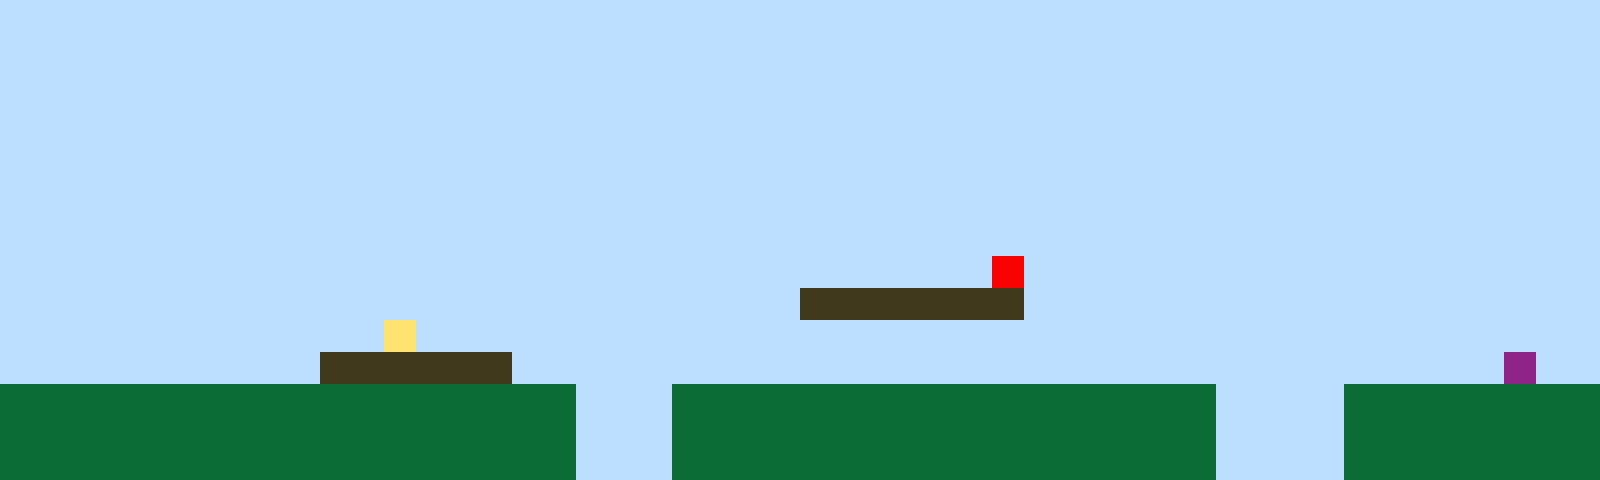

The image is a tile-based game level rendered from a .tmx file. Its description and complete source (layers, tilesets, objects, tile grids) follow:
An orthogonal 50x15 tile map with 32x32 px tiles, 1 tile layer (Tile Layer 1).

<map version="1.10" tiledversion="1.11.2" orientation="orthogonal" renderorder="right-up" width="50" height="15" tilewidth="32" tileheight="32" infinite="0" nextlayerid="2" nextobjectid="1"><editorsettings><export target="map1.csv" format="csv" /></editorsettings><tileset firstgid="1" name="sprites" tilewidth="32" tileheight="32" tilecount="6" columns="3"><image source="sprites.png" width="96" height="64" /></tileset><layer id="1" name="Tile Layer 1" width="50" height="15"><data encoding="csv">1,1,1,1,1,1,1,1,1,1,1,1,1,1,1,1,1,1,1,1,1,1,1,1,1,1,1,1,1,1,1,1,1,1,1,1,1,1,1,1,1,1,1,1,1,1,1,1,1,1,1,1,1,1,1,1,1,1,1,1,1,1,1,1,1,1,1,1,1,1,1,1,1,1,1,1,1,1,1,1,1,1,1,1,1,1,1,1,1,1,1,1,1,1,1,1,1,1,1,1,1,1,1,1,1,1,1,1,1,1,1,1,1,1,1,1,1,1,1,1,1,1,1,1,1,1,1,1,1,1,1,1,1,1,1,1,1,1,1,1,1,1,1,1,1,1,1,1,1,1,1,1,1,1,1,1,1,1,1,1,1,1,1,1,1,1,1,1,1,1,1,1,1,1,1,1,1,1,1,1,1,1,1,1,1,1,1,1,1,1,1,1,1,1,1,1,1,1,1,1,1,1,1,1,1,1,1,1,1,1,1,1,1,1,1,1,1,1,1,1,1,1,1,1,1,1,1,1,1,1,1,1,1,1,1,1,1,1,1,1,1,1,1,1,1,1,1,1,1,1,1,1,1,1,1,1,1,1,1,1,1,1,1,1,1,1,1,1,1,1,1,1,1,1,1,1,1,1,1,1,1,1,1,1,1,1,1,1,1,1,1,1,1,1,1,1,1,1,1,1,1,1,1,1,1,1,1,1,1,1,1,1,1,1,1,1,1,1,1,1,1,1,1,1,1,1,1,1,1,1,1,1,1,1,1,1,1,1,1,1,1,1,1,1,1,1,1,1,1,1,1,1,1,1,1,1,1,1,1,1,1,1,1,1,1,1,1,1,1,1,1,1,1,1,1,1,1,1,1,1,1,1,1,1,1,1,1,1,1,1,1,1,1,1,1,1,1,1,1,1,1,1,1,1,1,1,1,1,1,1,1,1,1,1,1,1,1,1,1,1,1,1,1,1,1,1,1,1,1,1,1,5,1,1,1,1,1,1,1,1,1,1,1,1,1,1,1,1,1,1,1,1,1,1,1,1,1,1,1,1,1,1,1,1,1,1,1,1,1,1,1,1,1,1,1,3,3,3,3,3,3,3,1,1,1,1,1,1,1,1,1,1,1,1,1,1,1,1,1,1,1,1,1,1,1,1,1,1,1,1,1,1,4,1,1,1,1,1,1,1,1,1,1,1,1,1,1,1,1,1,1,1,1,1,1,1,1,1,1,1,1,1,1,1,1,1,1,1,1,1,1,1,1,1,1,1,1,1,1,1,3,3,3,3,3,3,1,1,1,1,1,1,1,1,1,1,1,1,1,1,1,1,1,1,1,1,1,1,1,1,1,1,1,1,1,1,1,6,1,1,2,2,2,2,2,2,2,2,2,2,2,2,2,2,2,2,2,2,1,1,1,2,2,2,2,2,2,2,2,2,2,2,2,2,2,2,2,2,1,1,1,1,2,2,2,2,2,2,2,2,2,2,2,2,2,2,2,2,2,2,2,2,2,2,2,2,2,2,1,1,1,2,2,2,2,2,2,2,2,2,2,2,2,2,2,2,2,2,1,1,1,1,2,2,2,2,2,2,2,2,2,2,2,2,2,2,2,2,2,2,2,2,2,2,2,2,2,2,1,1,1,2,2,2,2,2,2,2,2,2,2,2,2,2,2,2,2,2,1,1,1,1,2,2,2,2,2,2,2,2</data></layer></map>
